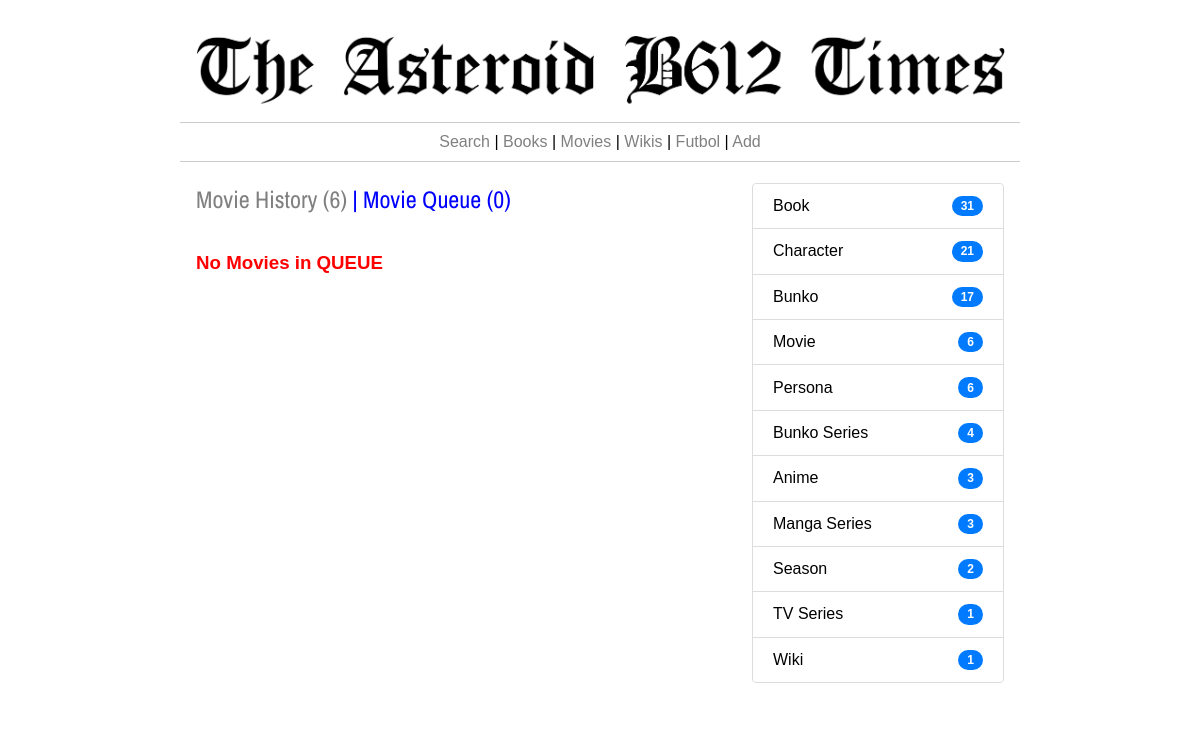
The app's page /movie-queue/ with its own data.
### thetimes/models.py (models this page shows, shortened)
class Category(models.Model):
    category = models.CharField(max_length=255)
    @property
    def nitems(self):
        n_w = Item.objects.filter(tipo = self).count()
        return n_w

### thetimes/views.py (the view)
# urls.py: path('movie-queue/', views.movieQueue, name='movieQueue'),
def movieQueue(request):
	books = sorted(Item.objects.filter(tipo__category='Movie',consumo__item__isnull=True, consumido=False), key=lambda t: t.periodo, reverse=False)
	qbooks = len(books)
	rbooks =  Consumo.objects.filter(item__tipo__category='Movie',fec_fin__isnull=False).count()
	cats = sorted(Category.objects.exclude(id=14),key=lambda t: t.nitems, reverse=True)
	in_progress = Consumo.objects.filter(item__tipo__category='Movie', fec_fin__isnull=True)
	qbooks = qbooks + len(in_progress)
	return render(request,'watch-queue.html',{'now_reading':in_progress,'books':books,'rbooks':rbooks,'qbooks':qbooks,'cats':cats})

### thetimes/templates/watch-queue.html (shortened to what this page needs)
{% extends 'base_times.html' %}
{% load static %}
{% block izquierda %}
  <h2 style="color:blue;"><a href="{% url 'movieHistory' %}" style="text-decoration:none; color:grey; ">Movie History ({{rbooks}})</a> | Movie Queue ({{qbooks}})</h2>
  <br>
  {% if books %}
<hr>
  <h3>Movie Queue</h3>
  <ul class="styled-list">
  {% for b in books %}
    <li>
      <span class="main-item"><a href="{% url 'item' b.id %}" style="text-decoration:none; color:black;">{{b.titulo}} {{b.periodo}}</a></span>
      {% if b.credit_links %}<small class="sub-item">Directed by {{b.credit_links|safe}}</small>{% endif %}
    </li>
  {% endfor %}
  </ul>
  {% else %}
  <h3 style="color:red;">No Movies in QUEUE</h3>
  {% endif %}
{% endblock %}
{% block derecha %}
<ul class="list-group">
    {% for c in cats %}
      {% if c.nitems > 0 %}
        <li class="list-group-item"><a href="{% url 'categoria' c.id %}" style="text-decoration:none; color:black;">{{c.category|capfirst}}</a> <span class="badge badge-pill">{{c.nitems}}</span></li>
      {% endif %}
    {% endfor %}
</ul>
{% endblock %}

### records on screen
Category: category "Book", nitems "31"
Category: category "Character", nitems "21"
Category: category "Bunko", nitems "17"
Category: category "Movie", nitems "6"
Category: category "Persona", nitems "6"
Category: category "Bunko Series", nitems "4"
Category: category "Anime", nitems "3"
Category: category "Manga Series", nitems "3"
Category: category "Season", nitems "2"
Category: category "TV Series", nitems "1"
Category: category "Wiki", nitems "1"

### other values on screen
{{ rbooks }} "6"
{{ qbooks }} "0"
